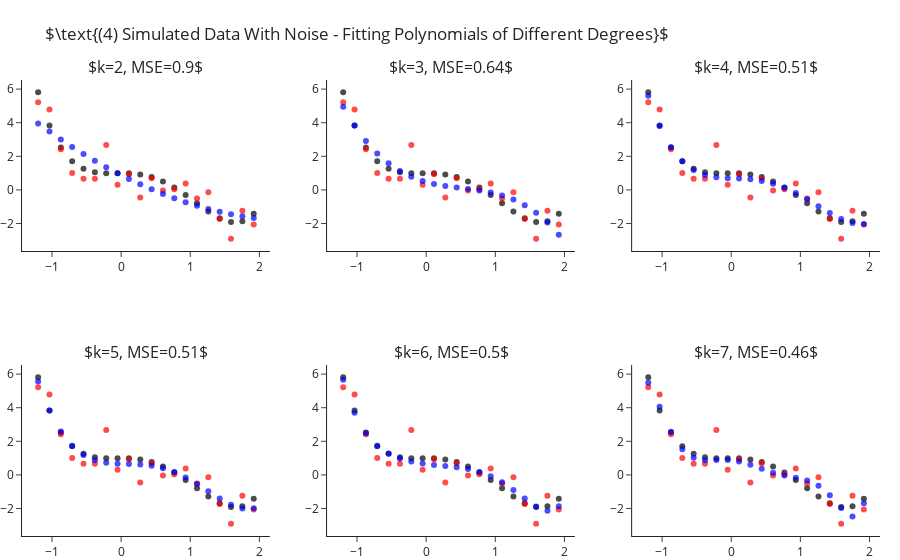

The code cell stored with this chart in its notebook:
### Markdown cell above
## Fitting Polynomial Of Different Degrees - With Sample Noise

Still fitting for different values of $k$, let us add some standard Gaussian noise (i.e. $\mathcal{N}\left(0,1\right)$).
This time we observe two things:
- Even for the correct $k=4$ model we are not able to achieve zero MSE.
- As we increase $4<k\rightarrow 7$ we manage to decrease the error more and more.

### Code cell
y = y_ + np.random.normal(size=len(y_)) #add noise

ks = range(2, 8)
fig = make_subplots(2, 3, subplot_titles=list(ks))
for i, k in enumerate(ks):
    r,c = i//3+1, i%3+1 
    
    y_hat = make_pipeline(PolynomialFeatures(k), LinearRegression(fit_intercept=False)).fit(X, y).predict(X)
    fig.add_traces([go.Scatter(x=x, y=y_, mode="markers", name="Real Points",  marker=dict(color="black", opacity=.7), showlegend=False),
                    go.Scatter(x=x, y=y, mode="markers", name="Observed Points",  marker=dict(color="red", opacity=.7), showlegend=False), 
                    go.Scatter(x=x, y=y_hat, mode="markers", name="Predicted Points",  marker=dict(color="blue", opacity=.7), showlegend=False)], rows=r, cols=c)
    fig["layout"]["annotations"][i]["text"] = rf"$k={{0}}, MSE={{1}}$".format(k, round(np.mean((y-y_hat)**2), 2))

fig.update_layout(title=r"$\text{(4) Simulated Data With Noise - Fitting Polynomials of Different Degrees}$", margin=dict(t=80)).show()

### Figure 1 — Plotly figure (JSON) as saved in the notebook; plotly's stock layout.template omitted (floating-point values rounded to 4 significant figures)
{"data": [{"marker": {"color": "black", "opacity": 0.7}, "mode": "markers", "name": "Real Points", "showlegend": false, "type": "scatter", "x": [-1.2, -1.036, -0.8718, -0.7077, -0.5436, -0.3795, -0.2154, -0.05128, 0.1128, 0.2769, 0.441, 0.6051, 0.7692, 0.9333, 1.097, 1.262, 1.426, 1.59, 1.754, 1.918], "xaxis": "x", "y": [5.81, 3.838, 2.523, 1.709, 1.261, 1.058, 0.9989, 0.999, 0.9909, 0.9251, 0.769, 0.5078, 0.1439, -0.3028, -0.7951, -1.278, -1.68, -1.912, -1.866, -1.418], "yaxis": "y"}, {"marker": {"color": "red", "opacity": 0.7}, "mode": "markers", "name": "Observed Points", "showlegend": false, "type": "scatter", "x": [-1.2, -1.036, -0.8718, -0.7077, -0.5436, -0.3795, -0.2154, -0.05128, 0.1128, 0.2769, 0.441, 0.6051, 0.7692, 0.9333, 1.097, 1.262, 1.426, 1.59, 1.754, 1.918], "xaxis": "x", "y": [5.213, 4.784, 2.413, 1.009, 0.6594, 0.6681, 2.67, 0.3015, 0.936, -0.445, 0.7004, -0.0359, 0.03499, 0.3778, -0.5119, -0.1344, -1.727, -2.903, -1.244, -2.063], "yaxis": "y"}, {"marker": {"color": "blue", "opacity": 0.7}, "mode": "markers", "name": "Predicted Points", "showlegend": false, "type": "scatter", "x": [-1.2, -1.036, -0.8718, -0.7077, -0.5436, -0.3795, -0.2154, -0.05128, 0.1128, 0.2769, 0.441, 0.6051, 0.7692, 0.9333, 1.097, 1.262, 1.426, 1.59, 1.754, 1.918], "xaxis": "x", "y": [3.96, 3.472, 3.005, 2.559, 2.135, 1.732, 1.35, 0.9894, 0.6501, 0.3322, 0.03555, -0.2398, -0.4939, -0.7266, -0.9381, -1.128, -1.297, -1.445, -1.571, -1.676], "yaxis": "y"}, {"marker": {"color": "black", "opacity": 0.7}, "mode": "markers", "name": "Real Points", "showlegend": false, "type": "scatter", "x": [-1.2, -1.036, -0.8718, -0.7077, -0.5436, -0.3795, -0.2154, -0.05128, 0.1128, 0.2769, 0.441, 0.6051, 0.7692, 0.9333, 1.097, 1.262, 1.426, 1.59, 1.754, 1.918], "xaxis": "x2", "y": [5.81, 3.838, 2.523, 1.709, 1.261, 1.058, 0.9989, 0.999, 0.9909, 0.9251, 0.769, 0.5078, 0.1439, -0.3028, -0.7951, -1.278, -1.68, -1.912, -1.866, -1.418], "yaxis": "y2"}, {"marker": {"color": "red", "opacity": 0.7}, "mode": "markers", "name": "Observed Points", "showlegend": false, "type": "scatter", "x": [-1.2, -1.036, -0.8718, -0.7077, -0.5436, -0.3795, -0.2154, -0.05128, 0.1128, 0.2769, 0.441, 0.6051, 0.7692, 0.9333, 1.097, 1.262, 1.426, 1.59, 1.754, 1.918], "xaxis": "x2", "y": [5.213, 4.784, 2.413, 1.009, 0.6594, 0.6681, 2.67, 0.3015, 0.936, -0.445, 0.7004, -0.0359, 0.03499, 0.3778, -0.5119, -0.1344, -1.727, -2.903, -1.244, -2.063], "yaxis": "y2"}, {"marker": {"color": "blue", "opacity": 0.7}, "mode": "markers", "name": "Predicted Points", "showlegend": false, "type": "scatter", "x": [-1.2, -1.036, -0.8718, -0.7077, -0.5436, -0.3795, -0.2154, -0.05128, 0.1128, 0.2769, 0.441, 0.6051, 0.7692, 0.9333, 1.097, 1.262, 1.426, 1.59, 1.754, 1.918], "xaxis": "x2", "y": [4.957, 3.839, 2.917, 2.172, 1.581, 1.124, 0.7812, 0.5317, 0.355, 0.2304, 0.1374, 0.05535, -0.03623, -0.1579, -0.3303, -0.574, -0.9095, -1.357, -1.938, -2.673], "yaxis": "y2"}, {"marker": {"color": "black", "opacity": 0.7}, "mode": "markers", "name": "Real Points", "showlegend": false, "type": "scatter", "x": [-1.2, -1.036, -0.8718, -0.7077, -0.5436, -0.3795, -0.2154, -0.05128, 0.1128, 0.2769, 0.441, 0.6051, 0.7692, 0.9333, 1.097, 1.262, 1.426, 1.59, 1.754, 1.918], "xaxis": "x3", "y": [5.81, 3.838, 2.523, 1.709, 1.261, 1.058, 0.9989, 0.999, 0.9909, 0.9251, 0.769, 0.5078, 0.1439, -0.3028, -0.7951, -1.278, -1.68, -1.912, -1.866, -1.418], "yaxis": "y3"}, {"marker": {"color": "red", "opacity": 0.7}, "mode": "markers", "name": "Observed Points", "showlegend": false, "type": "scatter", "x": [-1.2, -1.036, -0.8718, -0.7077, -0.5436, -0.3795, -0.2154, -0.05128, 0.1128, 0.2769, 0.441, 0.6051, 0.7692, 0.9333, 1.097, 1.262, 1.426, 1.59, 1.754, 1.918], "xaxis": "x3", "y": [5.213, 4.784, 2.413, 1.009, 0.6594, 0.6681, 2.67, 0.3015, 0.936, -0.445, 0.7004, -0.0359, 0.03499, 0.3778, -0.5119, -0.1344, -1.727, -2.903, -1.244, -2.063], "yaxis": "y3"}, {"marker": {"color": "blue", "opacity": 0.7}, "mode": "markers", "name": "Predicted Points", "showlegend": false, "type": "scatter", "x": [-1.2, -1.036, -0.8718, -0.7077, -0.5436, -0.3795, -0.2154, -0.05128, 0.1128, 0.2769, 0.441, 0.6051, 0.7692, 0.9333, 1.097, 1.262, 1.426, 1.59, 1.754, 1.918], "xaxis": "x3", "y": [5.606, 3.805, 2.542, 1.702, 1.183, 0.8939, 0.7554, 0.7002, 0.6724, 0.6282, 0.5351, 0.3728, 0.1322, -0.1837, -0.5604, -0.9714, -1.379, -1.733, -1.972, -2.024], "yaxis": "y3"}, {"marker": {"color": "black", "opacity": 0.7}, "mode": "markers", "name": "Real Points", "showlegend": false, "type": "scatter", "x": [-1.2, -1.036, -0.8718, -0.7077, -0.5436, -0.3795, -0.2154, -0.05128, 0.1128, 0.2769, 0.441, 0.6051, 0.7692, 0.9333, 1.097, 1.262, 1.426, 1.59, 1.754, 1.918], "xaxis": "x4", "y": [5.81, 3.838, 2.523, 1.709, 1.261, 1.058, 0.9989, 0.999, 0.9909, 0.9251, 0.769, 0.5078, 0.1439, -0.3028, -0.7951, -1.278, -1.68, -1.912, -1.866, -1.418], "yaxis": "y4"}, {"marker": {"color": "red", "opacity": 0.7}, "mode": "markers", "name": "Observed Points", "showlegend": false, "type": "scatter", "x": [-1.2, -1.036, -0.8718, -0.7077, -0.5436, -0.3795, -0.2154, -0.05128, 0.1128, 0.2769, 0.441, 0.6051, 0.7692, 0.9333, 1.097, 1.262, 1.426, 1.59, 1.754, 1.918], "xaxis": "x4", "y": [5.213, 4.784, 2.413, 1.009, 0.6594, 0.6681, 2.67, 0.3015, 0.936, -0.445, 0.7004, -0.0359, 0.03499, 0.3778, -0.5119, -0.1344, -1.727, -2.903, -1.244, -2.063], "yaxis": "y4"}, {"marker": {"color": "blue", "opacity": 0.7}, "mode": "markers", "name": "Predicted Points", "showlegend": false, "type": "scatter", "x": [-1.2, -1.036, -0.8718, -0.7077, -0.5436, -0.3795, -0.2154, -0.05128, 0.1128, 0.2769, 0.441, 0.6051, 0.7692, 0.9333, 1.097, 1.262, 1.426, 1.59, 1.754, 1.918], "xaxis": "x4", "y": [5.559, 3.832, 2.585, 1.732, 1.188, 0.8753, 0.7228, 0.6654, 0.6465, 0.6186, 0.5447, 0.3987, 0.167, -0.1511, -0.5418, -0.976, -1.408, -1.777, -1.999, -1.977], "yaxis": "y4"}, {"marker": {"color": "black", "opacity": 0.7}, "mode": "markers", "name": "Real Points", "showlegend": false, "type": "scatter", "x": [-1.2, -1.036, -0.8718, -0.7077, -0.5436, -0.3795, -0.2154, -0.05128, 0.1128, 0.2769, 0.441, 0.6051, 0.7692, 0.9333, 1.097, 1.262, 1.426, 1.59, 1.754, 1.918], "xaxis": "x5", "y": [5.81, 3.838, 2.523, 1.709, 1.261, 1.058, 0.9989, 0.999, 0.9909, 0.9251, 0.769, 0.5078, 0.1439, -0.3028, -0.7951, -1.278, -1.68, -1.912, -1.866, -1.418], "yaxis": "y5"}, {"marker": {"color": "red", "opacity": 0.7}, "mode": "markers", "name": "Observed Points", "showlegend": false, "type": "scatter", "x": [-1.2, -1.036, -0.8718, -0.7077, -0.5436, -0.3795, -0.2154, -0.05128, 0.1128, 0.2769, 0.441, 0.6051, 0.7692, 0.9333, 1.097, 1.262, 1.426, 1.59, 1.754, 1.918], "xaxis": "x5", "y": [5.213, 4.784, 2.413, 1.009, 0.6594, 0.6681, 2.67, 0.3015, 0.936, -0.445, 0.7004, -0.0359, 0.03499, 0.3778, -0.5119, -0.1344, -1.727, -2.903, -1.244, -2.063], "yaxis": "y5"}, {"marker": {"color": "blue", "opacity": 0.7}, "mode": "markers", "name": "Predicted Points", "showlegend": false, "type": "scatter", "x": [-1.2, -1.036, -0.8718, -0.7077, -0.5436, -0.3795, -0.2154, -0.05128, 0.1128, 0.2769, 0.441, 0.6051, 0.7692, 0.9333, 1.097, 1.262, 1.426, 1.59, 1.754, 1.918], "xaxis": "x5", "y": [5.664, 3.705, 2.484, 1.732, 1.269, 0.9802, 0.7963, 0.676, 0.5928, 0.5254, 0.4515, 0.3451, 0.1775, -0.07765, -0.4369, -0.8947, -1.408, -1.878, -2.127, -1.872], "yaxis": "y5"}, {"marker": {"color": "black", "opacity": 0.7}, "mode": "markers", "name": "Real Points", "showlegend": false, "type": "scatter", "x": [-1.2, -1.036, -0.8718, -0.7077, -0.5436, -0.3795, -0.2154, -0.05128, 0.1128, 0.2769, 0.441, 0.6051, 0.7692, 0.9333, 1.097, 1.262, 1.426, 1.59, 1.754, 1.918], "xaxis": "x6", "y": [5.81, 3.838, 2.523, 1.709, 1.261, 1.058, 0.9989, 0.999, 0.9909, 0.9251, 0.769, 0.5078, 0.1439, -0.3028, -0.7951, -1.278, -1.68, -1.912, -1.866, -1.418], "yaxis": "y6"}, {"marker": {"color": "red", "opacity": 0.7}, "mode": "markers", "name": "Observed Points", "showlegend": false, "type": "scatter", "x": [-1.2, -1.036, -0.8718, -0.7077, -0.5436, -0.3795, -0.2154, -0.05128, 0.1128, 0.2769, 0.441, 0.6051, 0.7692, 0.9333, 1.097, 1.262, 1.426, 1.59, 1.754, 1.918], "xaxis": "x6", "y": [5.213, 4.784, 2.413, 1.009, 0.6594, 0.6681, 2.67, 0.3015, 0.936, -0.445, 0.7004, -0.0359, 0.03499, 0.3778, -0.5119, -0.1344, -1.727, -2.903, -1.244, -2.063], "yaxis": "y6"}, {"marker": {"color": "blue", "opacity": 0.7}, "mode": "markers", "name": "Predicted Points", "showlegend": false, "type": "scatter", "x": [-1.2, -1.036, -0.8718, -0.7077, -0.5436, -0.3795, -0.2154, -0.05128, 0.1128, 0.2769, 0.441, 0.6051, 0.7692, 0.9333, 1.097, 1.262, 1.426, 1.59, 1.754, 1.918], "xaxis": "x6", "y": [5.483, 4.057, 2.57, 1.535, 1.019, 0.8716, 0.8863, 0.8939, 0.8049, 0.6118, 0.3651, 0.133, -0.04039, -0.1677, -0.3284, -0.6447, -1.211, -1.964, -2.48, -1.691], "yaxis": "y6"}], "layout": {"annotations": [{"font": {"size": 16}, "showarrow": false, "text": "$k=2, MSE=0.9$", "x": 0.1444, "xanchor": "center", "xref": "paper", "y": 1.0, "yanchor": "bottom", "yref": "paper"}, {"font": {"size": 16}, "showarrow": false, "text": "$k=3, MSE=0.64$", "x": 0.5, "xanchor": "center", "xref": "paper", "y": 1.0, "yanchor": "bottom", "yref": "paper"}, {"font": {"size": 16}, "showarrow": false, "text": "$k=4, MSE=0.51$", "x": 0.8556, "xanchor": "center", "xref": "paper", "y": 1.0, "yanchor": "bottom", "yref": "paper"}, {"font": {"size": 16}, "showarrow": false, "text": "$k=5, MSE=0.51$", "x": 0.1444, "xanchor": "center", "xref": "paper", "y": 0.375, "yanchor": "bottom", "yref": "paper"}, {"font": {"size": 16}, "showarrow": false, "text": "$k=6, MSE=0.5$", "x": 0.5, "xanchor": "center", "xref": "paper", "y": 0.375, "yanchor": "bottom", "yref": "paper"}, {"font": {"size": 16}, "showarrow": false, "text": "$k=7, MSE=0.46$", "x": 0.8556, "xanchor": "center", "xref": "paper", "y": 0.375, "yanchor": "bottom", "yref": "paper"}], "margin": {"t": 80}, "title": {"text": "$\\text{(4) Simulated Data With Noise - Fitting Polynomials of Different Degrees}$"}, "xaxis": {"anchor": "y", "domain": [0.0, 0.2889]}, "xaxis2": {"anchor": "y2", "domain": [0.3556, 0.6444]}, "xaxis3": {"anchor": "y3", "domain": [0.7111, 1.0]}, "xaxis4": {"anchor": "y4", "domain": [0.0, 0.2889]}, "xaxis5": {"anchor": "y5", "domain": [0.3556, 0.6444]}, "xaxis6": {"anchor": "y6", "domain": [0.7111, 1.0]}, "yaxis": {"anchor": "x", "domain": [0.625, 1.0]}, "yaxis2": {"anchor": "x2", "domain": [0.625, 1.0]}, "yaxis3": {"anchor": "x3", "domain": [0.625, 1.0]}, "yaxis4": {"anchor": "x4", "domain": [0.0, 0.375]}, "yaxis5": {"anchor": "x5", "domain": [0.0, 0.375]}, "yaxis6": {"anchor": "x6", "domain": [0.0, 0.375]}}}
